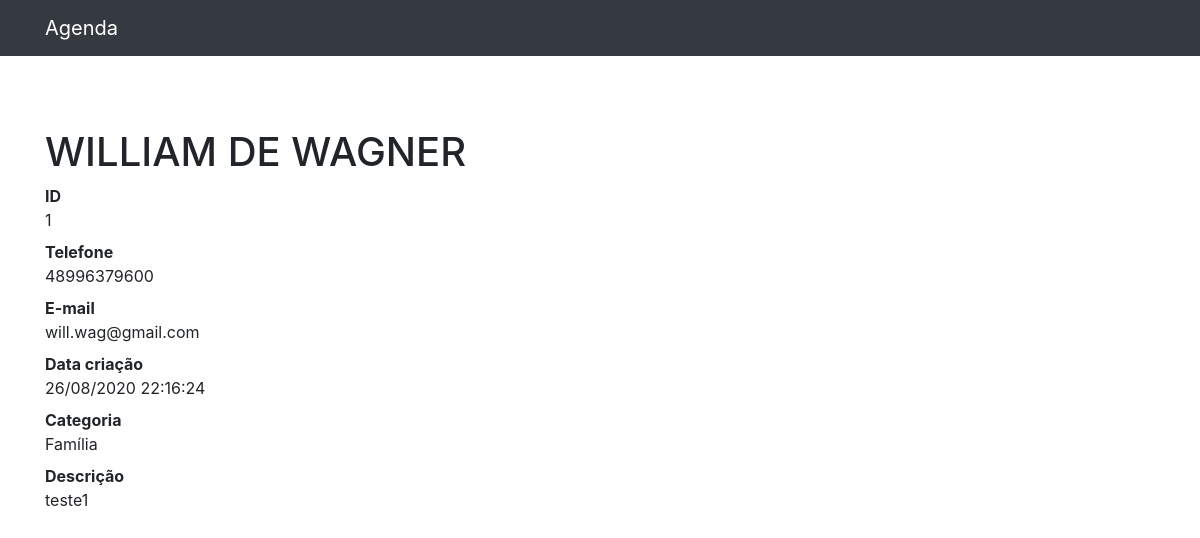
Screenshot of /detalhe/1 with the database file from the repository.
### contatos/models.py (models this page shows, shortened)
class Contatos (models.Model):
    nome = models.CharField(max_length=255)
    sobrenome = models.CharField(max_length=255, blank=True)
    telefone = models.CharField(max_length=20)
    email = models.CharField(max_length=255, blank=True)
    datacriacao = models.DateTimeField(default=timezone.now)
    descricao = models.CharField(max_length=255, blank=True)
    categoria = models.ForeignKey(Categoria, on_delete=models.DO_NOTHING)
    ativo = models.BooleanField(default=True)
    foto = models.ImageField(blank=True, upload_to='fotos/%Y/%m/')

class Categoria (models.Model):
    nome = models.CharField(max_length=255)
    def __str__(self):
        return self.nome

### contatos/views.py (the view)
# urls.py: path('detalhe/<int:vid>', views.detalhe, name='detalhe'),
def detalhe(request, vid):
    contato = get_object_or_404(Contatos, id=vid)
    if not contato.ativo:
        raise Http404()
    return render(request, 'contatos/detalhe.html', {
        'contato': contato
    })

### contatos/templates/contatos/detalhe.html (shortened to what this page needs)
{% extends 'base.html'%}
{%block conteudo%}
<h1 class="mt-5">{{contato.nome}} {{contato.sobrenome}}</h1>
<dl>
    <dt>ID</dt>
    <dd>{{contato.id}}</dd>
    <dt>Telefone</dt>
    <dd>{{contato.telefone}}</dd>
    <dt>E-mail</dt>
    <dd>{{contato.email}}</dd>
    <dt>Data criação</dt>
    <dd>{{contato.datacriacao|date:'d/m/Y H:i:s'}}</dd>
    <dt>Categoria</dt>
    <dd>{{contato.categoria}}</dd>
    <dt>Descrição</dt>
    <dd>
        {{contato.descricao}}
    </dd>
</dl>
{%endblock%}

### rows the page displays
Contatos: nome "WILLIAM DE", sobrenome "WAGNER", id "1", telefone "48996379600", email "will.wag@gmail.com", datacriacao "26/08/2020 22:16:24", categoria "Família", descricao "teste1"
